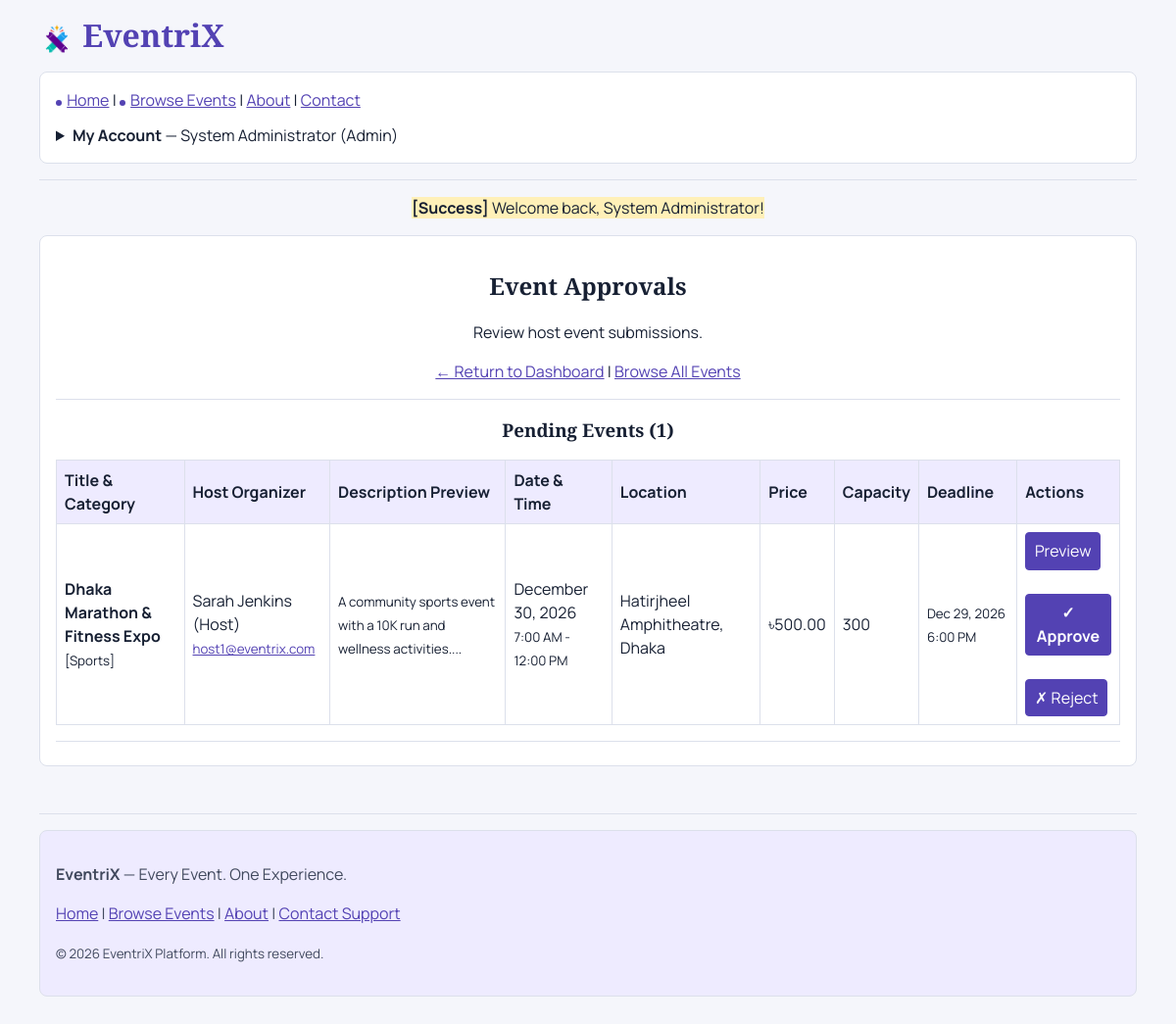
Page /admin/event-approvals.php (signed in) on the committed database.
### tables this page shows
CREATE TABLE `events` (
  `id` INT AUTO_INCREMENT PRIMARY KEY,
  `host_id` INT NOT NULL,
  `title` VARCHAR(200) NOT NULL,
  `description` TEXT NOT NULL,
  `category` VARCHAR(100) NOT NULL,
  `image` VARCHAR(255) DEFAULT NULL,
  `event_date` DATE NOT NULL,
  `start_time` TIME NOT NULL,
  `end_time` TIME NOT NULL,
  `location` VARCHAR(255) NOT NULL,
  `ticket_price` DECIMAL(10,2) NOT NULL DEFAULT 0.00,
  `total_tickets` INT NOT NULL,
  `available_tickets` INT NOT NULL,
  `registration_deadline` DATETIME NOT NULL,
  `status` ENUM('Draft', 'Pending Approval', 'Approved', 'Rejected', 'Completed', 'Cancelled') NOT NULL DEFAULT 'Pending Approval',
  `created_at` TIMESTAMP DEFAULT CURRENT_TIMESTAMP,
  `updated_at` TIMESTAMP DEFAULT CURRENT_TIMESTAMP ON UPDATE CURRENT_TIMESTAMP,
  FOREIGN KEY (`host_id`) REFERENCES `users`(`id`) ON DELETE CASCADE,
  INDEX `idx_events_status` (`status`),
  INDEX `idx_events_category` (`category`),
  INDEX `idx_events_date` (`event_date`)
);

CREATE TABLE `users` (
  `id` INT AUTO_INCREMENT PRIMARY KEY,
  `full_name` VARCHAR(100) NOT NULL,
  `email` VARCHAR(150) NOT NULL UNIQUE,
  `password` VARCHAR(255) NOT NULL,
  `role` ENUM('admin', 'host', 'user') NOT NULL DEFAULT 'user',
  `status` ENUM('active', 'suspended') NOT NULL DEFAULT 'active',
  `created_at` TIMESTAMP DEFAULT CURRENT_TIMESTAMP,
  INDEX `idx_users_role` (`role`),
  INDEX `idx_users_status` (`status`)
);

### admin/event-approvals.php (the view, shortened to what this page needs)
<?php
require_once __DIR__ . '/../includes/database.php';
require_once __DIR__ . '/../includes/functions.php';
$stmt = $pdo->query("SELECT e.*, u.full_name AS host_name, u.email AS host_email
                    FROM events e
                    JOIN users u ON e.host_id = u.id
                    WHERE e.status = 'Pending Approval'
                    ORDER BY e.created_at ASC");
$pending_events = $stmt->fetchAll();
require __DIR__ . '/../includes/header.php';
?>
<center>
    <h2>Event Approvals</h2>
    <p>Review host event submissions.</p>
    <p>
        <a href="dashboard.html">&larr; Return to Dashboard</a> |
        <a href="manage-events.html">Browse All Events</a>
    </p>
    <hr>
    <section>
        <h3>Pending Events (<?php echo count($pending_events); ?>)</h3>
        <?php if (!empty($pending_events)): ?>
            <table border="1" cellpadding="8" cellspacing="0" width="95%">
                <thead>
                    <tr>
                        <th>Title &amp; Category</th>
                        <th>Host Organizer</th>
                        <th>Description Preview</th>
                        <th>Date &amp; Time</th>
                        <th>Location</th>
                        <th>Price</th>
                        <th>Capacity</th>
                        <th>Deadline</th>
                        <th>Actions</th>
                    </tr>
                </thead>
                <tbody>
                    <?php foreach ($pending_events as $pe): ?>
                        <tr>
                            <td>
                                <strong><?php echo e($pe['title']); ?></strong><br>
                                <small>[<?php echo e($pe['category']); ?>]</small>
                            </td>
                            <td>
                                <?php echo e($pe['host_name']); ?><br>
                                <small><a href="mailto:<?php echo e($pe['host_email']); ?>"><?php echo e($pe['host_email']); ?></a></small>
                            </td>
                            <td><small><?php echo e(substr($pe['description'], 0, 100)); ?>...</small></td>
                            <td>
                                <?php echo format_date($pe['event_date']); ?><br>
                                <small><?php echo format_time($pe['start_time']); ?> - <?php echo format_time($pe['end_time']); ?></small>
                            </td>
                            <td><?php echo e($pe['location']); ?></td>
                            <td><?php echo format_price($pe['ticket_price']); ?></td>
                            <td align="center"><?php echo $pe['total_tickets']; ?></td>
                            <td><small><?php echo date('M j, Y g:i A', strtotime($pe['registration_deadline'])); ?></small></td>
                            <td align="center">
                                <a href="../event-details.html?id=<?php echo $pe['id']; ?>" target="_blank"><button type="button">Preview</button></a><br><br>
                                <form action="event-approvals.html" method="POST">
                                    <button type="submit"><strong>&check; Approve</strong></button>
                                </form>
                                <form action="event-approvals.html" method="POST" onsubmit="return confirm('Are you sure you want to reject this event?');">
                                    <button type="submit">&cross; Reject</button>
                                </form>
                            </td>
                        </tr>
                    <?php endforeach; ?>
                </tbody>
            </table>
        <?php else: ?>
            <p><em>No pending event submissions at this moment.</em></p>
        <?php endif; ?>
    </section>
    <hr>
</center>
<?php require __DIR__ . '/../includes/footer.php'; ?>

### assets/css/site.css (style rules this page uses)
:root { --accent: #5342b3; --ink: #172033; --line: #dce0eb; }
* { box-sizing: border-box; }
body { margin: 0 auto; max-width: 72rem; padding: 1rem; color: var(--ink); background: #f5f6fb; font: 1rem/1.5 Manrope, Arial, sans-serif; }
h1, h2, h3 { font-family: "Playfair Display", Georgia, serif; line-height: 1.25; }
a { color: var(--accent); }
hr { border: 0; border-top: 1px solid var(--line); }
input, select, textarea, button { max-width: 100%; padding: .4rem .55rem; border: 1px solid #7b8090; border-radius: 4px; font: inherit; }
button, .nav-auth, .landing-intro > p:last-child a, .landing-cta a { color: white; background: var(--accent); border-color: var(--accent); }
button { cursor: pointer; }
table { width: 100%; margin-block: 1rem; border-collapse: collapse; border-color: var(--line); }
th, td { padding: .5rem; border: 1px solid var(--line); text-align: left; }
th { background: #eeebff; }

### rows in the picture
events: title "Dhaka Marathon & Fitness Expo", category "Sports", host.full_name "Sarah Jenkins (Host)", host.email "host1@eventrix.com", description "A community sports event with a 10K run and wellness activities.", event_date "December 30, 2026", start_time "7:00 AM", end_time "12:00 PM", location "Hatirjheel Amphitheatre, Dhaka", ticket_price "৳500.00", total_tickets "300", registration_deadline "Dec 29, 2026 6:00 PM"

### other values in the picture
$site_name "EventriX"
current_user_name() "System Administrator"
current_user_role() "Admin"
$message "Welcome back, System Administrator!"
count($pending_events) "1"
